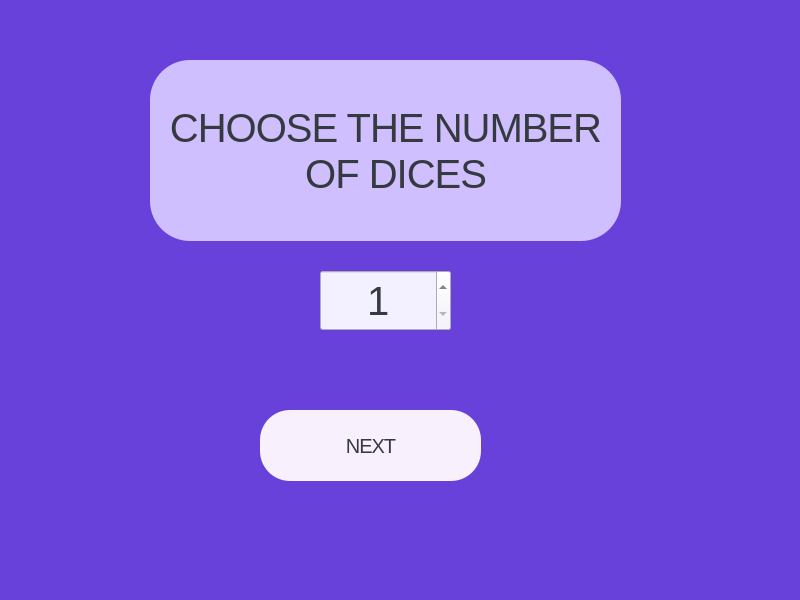
<?xml version="1.0" encoding="UTF-8"?>
<ui version="4.0">
 <class>DiceSelectionWindow</class>
 <widget class="QMainWindow" name="DiceSelectionWindow">
  <property name="geometry">
   <rect>
    <x>0</x>
    <y>0</y>
    <width>800</width>
    <height>600</height>
   </rect>
  </property>
  <property name="windowTitle">
   <string>MainWindow</string>
  </property>
  <property name="styleSheet">
   <string notr="true">background-color: #6741d9;</string>
  </property>
  <widget class="QWidget" name="centralwidget">
   <widget class="QLabel" name="labelTitle">
    <property name="geometry">
     <rect>
      <x>150</x>
      <y>60</y>
      <width>471</width>
      <height>181</height>
     </rect>
    </property>
    <property name="styleSheet">
     <string notr="true">background-color: #d0bfff;
color: #343a40;
font: 40px;
letter-spacing: -1px;
border-radius: 40px;
</string>
    </property>
    <property name="text">
     <string>CHOOSE THE NUMBER 
  OF DICES</string>
    </property>
    <property name="alignment">
     <set>Qt::AlignCenter</set>
    </property>
   </widget>
   <widget class="QSpinBox" name="numberDices">
    <property name="geometry">
     <rect>
      <x>320</x>
      <y>270</y>
      <width>131</width>
      <height>61</height>
     </rect>
    </property>
    <property name="styleSheet">
     <string notr="true">font-size: 40px;
background-color: #f3f0ff;
color: #343a40;</string>
    </property>
    <property name="alignment">
     <set>Qt::AlignCenter</set>
    </property>
    <property name="minimum">
     <number>1</number>
    </property>
    <property name="maximum">
     <number>6</number>
    </property>
   </widget>
   <widget class="QPushButton" name="btnNext">
    <property name="geometry">
     <rect>
      <x>260</x>
      <y>410</y>
      <width>221</width>
      <height>71</height>
     </rect>
    </property>
    <property name="styleSheet">
     <string notr="true">background-color: #f8f0fc;
color: #343a40;
font: 20px;
line-height: 1;
letter-spacing: -1px;
border-radius: 30px;
</string>
    </property>
    <property name="text">
     <string>NEXT</string>
    </property>
   </widget>
  </widget>
 </widget>
 <resources/>
 <connections/>
</ui>
